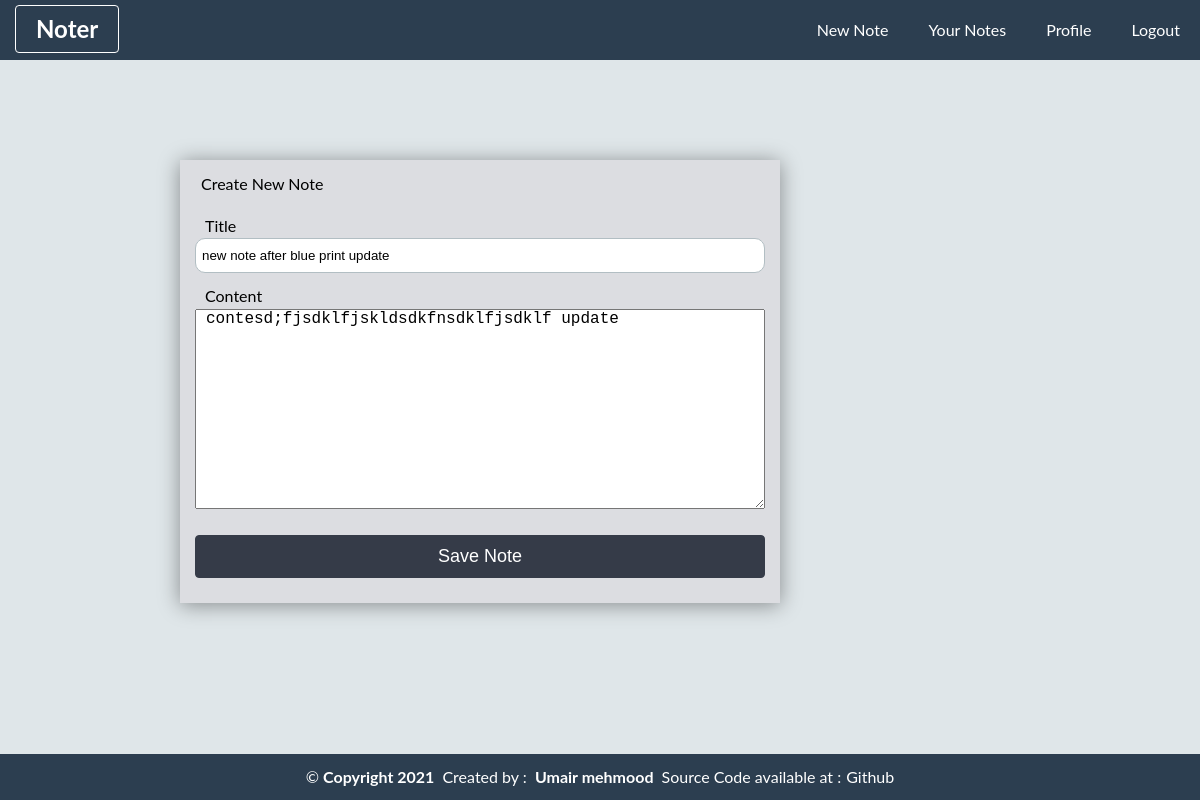
The app's page /note/edit/2/new note after blue print update (signed in) with its own data.
### core/models.py (models this page shows, shortened)
class Notes(db.Model):
	id = db.Column(db.Integer,primary_key=True)
	user_id = db.Column(db.Integer,db.ForeignKey('users.id'),nullable=False)
	title = db.Column(db.String(120),nullable=False)
	cd= db.Column(db.DateTime,nullable=False,default=datetime.utcnow)
	md= db.Column(db.DateTime,nullable=False,default=datetime.utcnow)
	content = db.Column(db.Text,nullable=False)

### core/notes/routs.py (the view)
@noter_notes.route('/note/edit/<int:id>/<string:title>',methods=["POST","GET"])
def edit_note(id,title):
	note=Notes.query.filter_by(id=id,title=title,user_id=current_user.id).first()
	if not note:
		return redirect(url_for('notes.notes'))
	elif request.method=="POST":
		note.title = request.form["notetitle"]
		note.content=request.form["notecontent"]
		note.md=datetime.utcnow()
		db.session.commit()
		return redirect(url_for('notes.notes'))
	return render_template("edit_note.html",title=note.title,note=note)

### core/models.py (called while the page is built)
@login_manager.user_loader
def load_user(user_id):
	return Users.query.get(int(user_id))

### core/templates/edit_note.html
{% extends "default.html"%}
{% block content%}
<div class="newnoteform">
			<form method="POST" action="{{ url_for('notes.edit_note',id=note.id,title=note.title) }}">
					<legend>Create New Note</legend>
					<div class="formgroup">
					<label id="inputlabel">Title</label><br>
					<input type="title" name="notetitle" id="input" value="{{note.title}}">
				</div>
				<div class="formgroup">
					<label id="inputlabel">Content</label><br>
					<textarea id="textarea" name="notecontent">{{note.content}}</textarea>
				</div>
				<div class="formgroup">
					<button class="btn btn-primary"type="submit">Save Note</button>
				</div>
			</form>
		</div>
{% endblock content%}

### core/static/css/style.css (style rules this page uses)
* { padding: 0; margin:0; box-sizing: border-box; }
body { font-family: lato; line-height: 1.6; height: 100%; min-height: 100%; background: #dfe6e9; }
legend { margin-left: 10px; padding: 6px; }
.formgroup { margin: 10px; }
#input { outline: none; padding: 6px; outline: none; width: 100%; height: 35px; border-radius: 10px; border:1px solid #b2bec3; }
#inputlabel { display: inline-block; margin-left: 10px; }
.btn { border: none; }
.btn-primary { padding: 10px; background: #353b48; color: #fff; font-size: 18px; border-radius: 4px; width: 100%; margin-top: 10px; margin-bottom: 10px; cursor: pointer; border:1px solid #353b48; transition: .5s ; }
.newnoteform { width: 50%; margin: 0 auto; position: absolute; padding: 5px; top:20%; left: 15%; box-shadow: 0 2px 20px rgba(0,0,0,0.4); background: #dcdde1; }
textarea { padding-left: 10px; font-size: 16px; max-width: 100%; width: 100%; height: 200px; max-height: 200px; overflow: scroll; }

### records on screen
Notes: notetitle "new note after blue print update", notecontent "contesd;fjsdklfjskldsdkfnsdklfjsdklf update"
